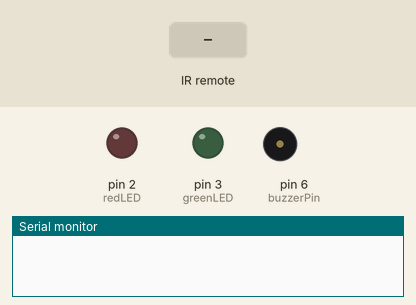
Recording of a sketch running on a simulated Arduino Uno, built with avr-gcc and run on an emulated ATmega328P. Shown: output pins drawn as LEDs (lit = HIGH), buzzer (waves = sounding, pin HIGH), the last lines printed to the serial monitor. The test bench sets the inputs (shaded band).

Above: at 2.2 s.
2.3 s: infrared code 0xC received
At 2.37 s:
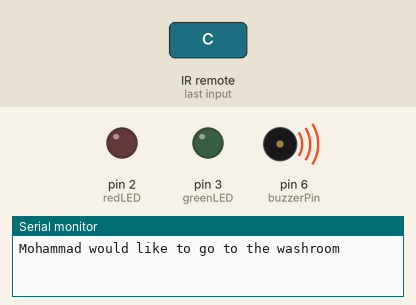
At 9.2 s:
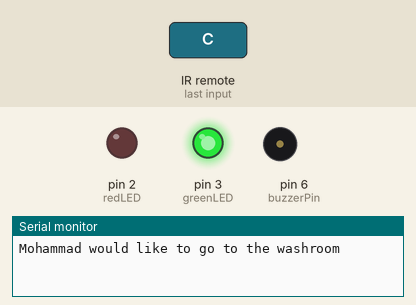
Timing chart, 0 to 12.2 s (numbered marks = the images above; inputs shaded):
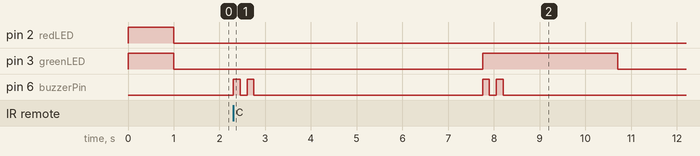

Measured:
- after the input at 2.3 s, pin 3 (greenLED): LOW → HIGH after 5.5 s, → LOW 3.0 s later; pin 6 (buzzerPin): LOW → HIGH at once, → LOW 0.15 s later, → HIGH 0.15 s later, → LOW 0.15 s later, … (8 changes in this stretch)

The sketch:

CDS_Anxiety_Assistant_no_screen_.ino
```cpp
#include <IRremote.hpp>

const int RECV_PIN = 7;
const int buzzerPin = 6;

const int greenLED = 3;
const int redLED = 2;

IRrecv irrecv(RECV_PIN);
decode_results results;

void setup()
{
  Serial.begin(9600);
  IrReceiver.begin(RECV_PIN, ENABLE_LED_FEEDBACK); // Start the receiver

  pinMode(buzzerPin, OUTPUT);

  pinMode(greenLED, OUTPUT);
  pinMode(redLED, OUTPUT);

  digitalWrite(greenLED, HIGH);
  digitalWrite(redLED, HIGH);

  delay(1000);

  digitalWrite(greenLED, LOW);
  digitalWrite(redLED, LOW);
}

void beepTwice()
{
  digitalWrite(buzzerPin, HIGH);
  delay(150);
  digitalWrite(buzzerPin, LOW);
  delay(150);
  digitalWrite(buzzerPin, HIGH);
  delay(150);
  digitalWrite(buzzerPin, LOW);
}

void teacherYesResponse()
{
  digitalWrite(greenLED, HIGH);
  digitalWrite(redLED, LOW);
  beepTwice();
  delay(2500);
  digitalWrite(greenLED, LOW);
}

void teacherNoResponse() // Given that buttons were not available, this is the response for when the teacher says no
{
  digitalWrite(redLED, HIGH);
  digitalWrite(greenLED, LOW);
  beepTwice();
  delay(150);
  beepTwice();
  delay(2500);
  digitalWrite(redLED, LOW);
}

void loop() {
  if (IrReceiver.decode())
  {
    switch(IrReceiver.decodedIRData.command) // Depending on the integer values that the IR remote returns, it outputs a message
    {
      // Different options for the bathroom, getting help, and reiterating what a teacher just said, will beep twice to notify the teacher
      case 12:
        Serial.println("Mohammad would like to go to the washroom");
        beepTwice();
        delay(5000);
        teacherYesResponse();
        break;
      case 24:
        Serial.println("Mohammad would like you to come and help");
        beepTwice();
        break;
      case 94:
        Serial.println("Mohammad would like you to reiterate what you just said");
        beepTwice();
        delay(150);
        beepTwice();
        delay(5000);
        teacherNoResponse();
        break;
      default:
        break;
    }

    IrReceiver.resume(); // Enable receiving of the next value
  }
  delay(100);
}
```
